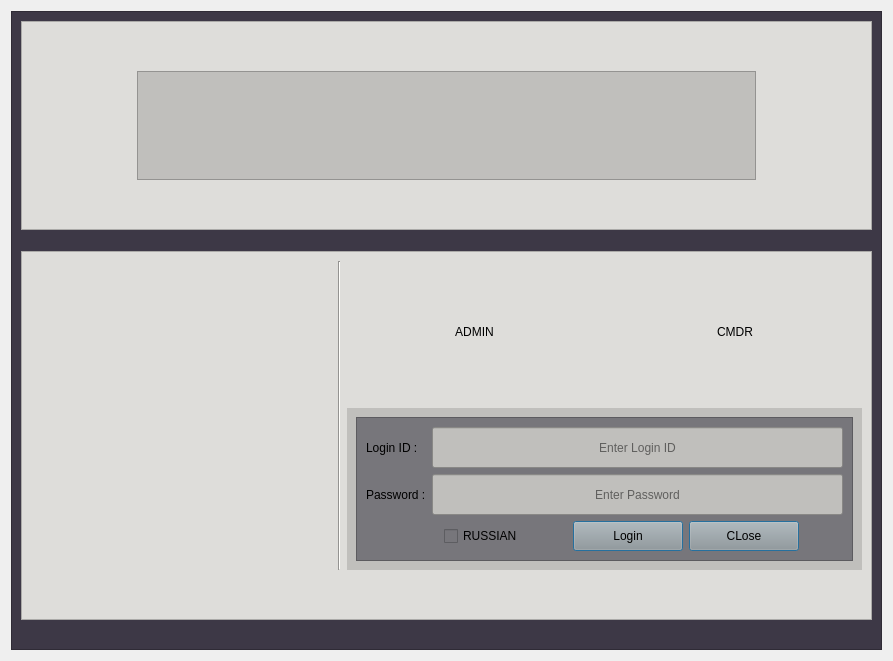
      <widget class="QWidget" name="login">
       <layout class="QGridLayout" name="gridLayout_45">
        <item row="0" column="0">
         <widget class="QFrame" name="LoginFrame">
          <property name="sizePolicy">
           <sizepolicy hsizetype="Minimum" vsizetype="Minimum">
            <horstretch>0</horstretch>
            <verstretch>0</verstretch>
           </sizepolicy>
          </property>
          <property name="minimumSize">
           <size>
            <width>871</width>
            <height>510</height>
           </size>
          </property>
          <property name="maximumSize">
           <size>
            <width>871</width>
            <height>701</height>
           </size>
          </property>
          <property name="styleSheet">
           <string notr="true">background-color: rgb(61, 56, 70);</string>
          </property>
          <property name="frameShape">
           <enum>QFrame::Shape::StyledPanel</enum>
          </property>
          <property name="frameShadow">
           <enum>QFrame::Shadow::Raised</enum>
          </property>
          <layout class="QGridLayout" name="gridLayout_33">
           <item row="1" column="0">
            <layout class="QGridLayout" name="gridLayout_36">
             <item row="3" column="0">
              <widget class="QFrame" name="LoginCredentialsFrame">
               <property name="sizePolicy">
                <sizepolicy hsizetype="MinimumExpanding" vsizetype="MinimumExpanding">
                 <horstretch>0</horstretch>
                 <verstretch>0</verstretch>
                </sizepolicy>
               </property>
               <property name="minimumSize">
                <size>
                 <width>821</width>
                 <height>351</height>
                </size>
               </property>
               <property name="styleSheet">
                <string notr="true">background-color: rgb(222, 221, 218);</string>
               </property>
               <property name="frameShape">
                <enum>QFrame::Shape::StyledPanel</enum>
               </property>
               <property name="frameShadow">
                <enum>QFrame::Shadow::Raised</enum>
               </property>
               <layout class="QGridLayout" name="gridLayout_38">
                <item row="2" column="1">
                 <spacer name="verticalSpacer_10">
                  <property name="orientation">
                   <enum>Qt::Orientation::Vertical</enum>
                  </property>
                  <property name="sizeHint" stdset="0">
                   <size>
                    <width>20</width>
                    <height>40</height>
                   </size>
                  </property>
                 </spacer>
                </item>
                <item row="0" column="1">
                 <layout class="QGridLayout" name="gridLayout_39">
                  <item row="0" column="0">
                   <widget class="QLabel" name="AkashLabel">
                    <property name="sizePolicy">
                     <sizepolicy hsizetype="MinimumExpanding" vsizetype="MinimumExpanding">
                      <horstretch>0</horstretch>
                      <verstretch>0</verstretch>
                     </sizepolicy>
                    </property>
                    <property name="minimumSize">
                     <size>
                      <width>301</width>
                      <height>309</height>
                     </size>
                    </property>
                    <property name="text">
                     <string/>
                    </property>
                    <property name="pixmap">
                     <pixmap resource="images.qrc">:/images/MCFS.png</pixmap>
                    </property>
                    <property name="scaledContents">
                     <bool>true</bool>
                    </property>
                    <property name="margin">
                     <number>20</number>
                    </property>
                   </widget>
                  </item>
                  <item row="0" column="2">
                   <layout class="QGridLayout" name="gridLayout_40">
                    <item row="1" column="0">
                     <widget class="QWidget" name="LoginWidget" native="true">
                      <property name="enabled">
                       <bool>true</bool>
                      </property>
                      <property name="sizePolicy">
                       <sizepolicy hsizetype="MinimumExpanding" vsizetype="MinimumExpanding">
                        <horstretch>0</horstretch>
                        <verstretch>0</verstretch>
                       </sizepolicy>
                      </property>
                      <property name="minimumSize">
                       <size>
                        <width>379</width>
                        <height>162</height>
                       </size>
                      </property>
                      <property name="styleSheet">
                       <string notr="true">background-color: rgb(192, 191, 188);</string>
                      </property>
                      <layout class="QGridLayout" name="gridLayout_41">
                       <item row="0" column="0">
                        <widget class="QFrame" name="CredentialsFrame">
                         <property name="enabled">
                          <bool>true</bool>
                         </property>
                         <property name="sizePolicy">
                          <sizepolicy hsizetype="MinimumExpanding" vsizetype="MinimumExpanding">
                           <horstretch>0</horstretch>
                           <verstretch>0</verstretch>
                          </sizepolicy>
                         </property>
                         <property name="styleSheet">
                          <string notr="true">background-color: rgb(119, 118, 123);</string>
                         </property>
                         <property name="frameShape">
                          <enum>QFrame::Shape::StyledPanel</enum>
                         </property>
                         <property name="frameShadow">
                          <enum>QFrame::Shadow::Raised</enum>
                         </property>
                         <layout class="QGridLayout" name="gridLayout_42">
                          <item row="3" column="0">
                           <spacer name="horizontalSpacer_50">
                            <property name="orientation">
                             <enum>Qt::Orientation::Horizontal</enum>
                            </property>
                            <property name="sizeType">
                             <enum>QSizePolicy::Policy::Fixed</enum>
                            </property>
                            <property name="sizeHint" stdset="0">
                             <size>
                              <width>72</width>
                              <height>20</height>
                             </size>
                            </property>
                           </spacer>
                          </item>
                          <item row="3" column="6">
                           <spacer name="horizontalSpacer_51">
                            <property name="orientation">
                             <enum>Qt::Orientation::Horizontal</enum>
                            </property>
                            <property name="sizeHint" stdset="0">
                             <size>
                              <width>40</width>
                              <height>20</height>
                             </size>
                            </property>
                           </spacer>
                          </item>
                          <item row="3" column="2">
                           <spacer name="horizontalSpacer_52">
                            <property name="orientation">
                             <enum>Qt::Orientation::Horizontal</enum>
                            </property>
                            <property name="sizeHint" stdset="0">
                             <size>
                              <width>40</width>
                              <height>20</height>
                             </size>
                            </property>
                           </spacer>
                          </item>
                          <item row="3" column="3" colspan="2">
                           <widget class="QPushButton" name="LoginpushButton">
                            <property name="minimumSize">
                             <size>
                              <width>110</width>
                              <height>30</height>
                             </size>
                            </property>
                            <property name="autoFillBackground">
                             <bool>false</bool>
                            </property>
                            <property name="styleSheet">
                             <string notr="true">background-color: rgb(154, 153, 150);</string>
                            </property>
                            <property name="text">
                             <string>Login</string>
                            </property>
                            <property name="icon">
                             <iconset resource="images.qrc">
                              <normaloff>:/images/connect_icon.png</normaloff>:/images/connect_icon.png</iconset>
                            </property>
                            <property name="checkable">
                             <bool>false</bool>
                            </property>
                            <property name="autoDefault">
                             <bool>false</bool>
                            </property>
                            <property name="default">
                             <bool>true</bool>
                            </property>
                            <property name="flat">
                             <bool>false</bool>
                            </property>
                           </widget>
                          </item>
                          <item row="3" column="5">
                           <widget class="QPushButton" name="ClosepushButton">
                            <property name="minimumSize">
                             <size>
                              <width>110</width>
                              <height>30</height>
                             </size>
                            </property>
                            <property name="styleSheet">
                             <string notr="true">background-color: rgb(154, 153, 150);</string>
                            </property>
                            <property name="text">
                             <string>CLose</string>
                            </property>
                            <property name="icon">
                             <iconset resource="images.qrc">
                              <normaloff>:/images/fail.png</normaloff>:/images/fail.png</iconset>
                            </property>
                            <property name="default">
                             <bool>true</bool>
                            </property>
                           </widget>
                          </item>
                          <item row="0" column="0" colspan="7">
                           <layout class="QGridLayout" name="gridLayout_43">
                            <item row="1" column="1">
                             <widget class="QLineEdit" name="LoginPWDText">
                              <property name="sizePolicy">
                               <sizepolicy hsizetype="MinimumExpanding" vsizetype="MinimumExpanding">
                                <horstretch>0</horstretch>
                                <verstretch>0</verstretch>
                               </sizepolicy>
                              </property>
                              <property name="minimumSize">
                               <size>
                                <width>250</width>
                                <height>40</height>
                               </size>
                              </property>
                              <property name="focusPolicy">
                               <enum>Qt::FocusPolicy::ClickFocus</enum>
                              </property>
                              <property name="autoFillBackground">
                               <bool>false</bool>
                              </property>
                              <property name="styleSheet">
                               <string notr="true">background-color: rgb(192, 191, 188);</string>
                              </property>
                              <property name="inputMethodHints">
                               <set>Qt::InputMethodHint::ImhHiddenText|Qt::InputMethodHint::ImhLatinOnly|Qt::InputMethodHint::ImhLowercaseOnly|Qt::InputMethodHint::ImhNoAutoUppercase|Qt::InputMethodHint::ImhNoPredictiveText|Qt::InputMethodHint::ImhSensitiveData</set>
                              </property>
                              <property name="inputMask">
                               <string/>
                              </property>
                              <property name="text">
                               <string/>
                              </property>
                              <property name="echoMode">
                               <enum>QLineEdit::EchoMode::Password</enum>
                              </property>
                              <property name="alignment">
                               <set>Qt::AlignmentFlag::AlignCenter</set>
                              </property>
                              <property name="placeholderText">
                               <string>Enter Password</string>
                              </property>
                              <property name="clearButtonEnabled">
                               <bool>true</bool>
                              </property>
                             </widget>
                            </item>
                            <item row="1" column="0">
                             <widget class="QLabel" name="PWDLabel">
                              <property name="sizePolicy">
                               <sizepolicy hsizetype="Preferred" vsizetype="Preferred">
                                <horstretch>0</horstretch>
                                <verstretch>0</verstretch>
                               </sizepolicy>
                              </property>
                              <property name="styleSheet">
                               <string notr="true">background-color: rgb(119, 118, 123);</string>
                              </property>
                              <property name="text">
                               <string>Password :</string>
                              </property>
                             </widget>
                            </item>
                            <item row="0" column="1">
                             <widget class="QLineEdit" name="LoginIDText">
                              <property name="sizePolicy">
                               <sizepolicy hsizetype="MinimumExpanding" vsizetype="MinimumExpanding">
                                <horstretch>0</horstretch>
                                <verstretch>0</verstretch>
                               </sizepolicy>
                              </property>
                              <property name="minimumSize">
                               <size>
                                <width>250</width>
                                <height>40</height>
                               </size>
                              </property>
                              <property name="focusPolicy">
                               <enum>Qt::FocusPolicy::ClickFocus</enum>
                              </property>
                              <property name="styleSheet">
                               <string notr="true">background-color: rgb(192, 191, 188);</string>
                              </property>
                              <property name="inputMethodHints">
                               <set>Qt::InputMethodHint::ImhLatinOnly|Qt::InputMethodHint::ImhLowercaseOnly|Qt::InputMethodHint::ImhNoAutoUppercase|Qt::InputMethodHint::ImhNoPredictiveText|Qt::InputMethodHint::ImhSensitiveData</set>
                              </property>
                              <property name="alignment">
                               <set>Qt::AlignmentFlag::AlignCenter</set>
                              </property>
                              <property name="placeholderText">
                               <string>Enter Login ID</string>
                              </property>
                              <property name="clearButtonEnabled">
                               <bool>true</bool>
                              </property>
                             </widget>
                            </item>
                            <item row="0" column="0">
                             <widget class="QLabel" name="LoginLabel">
                              <property name="sizePolicy">
                               <sizepolicy hsizetype="Preferred" vsizetype="Preferred">
                                <horstretch>0</horstretch>
                                <verstretch>0</verstretch>
                               </sizepolicy>
                              </property>
                              <property name="styleSheet">
                               <string notr="true">background-color: rgb(119, 118, 123);</string>
                              </property>
                              <property name="text">
                               <string>Login ID :</string>
                              </property>
                             </widget>
                            </item>
                           </layout>
                          </item>
                          <item row="3" column="1">
                           <widget class="QCheckBox" name="language">
                            <property name="enabled">
                             <bool>true</bool>
                            </property>
                            <property name="text">
                             <string>RUSSIAN</string>
                            </property>
                           </widget>
                          </item>
                         </layout>
                        </widget>
                       </item>
                      </layout>
                     </widget>
                    </item>
                    <item row="0" column="0">
                     <layout class="QGridLayout" name="gridLayout_44">
                      <item row="0" column="1">
                       <widget class="QPushButton" name="CMDRpushButton">
                        <property name="sizePolicy">
                         <sizepolicy hsizetype="MinimumExpanding" vsizetype="MinimumExpanding">
                          <horstretch>0</horstretch>
                          <verstretch>0</verstretch>
                         </sizepolicy>
                        </property>
                        <property name="minimumSize">
                         <size>
                          <width>185</width>
                          <height>118</height>
                         </size>
                        </property>
                        <property name="cursor">
                         <cursorShape>PointingHandCursor</cursorShape>
                        </property>
                        <property name="toolTip">
                         <string>Click Here for Commander Login</string>
                        </property>
                        <property name="statusTip">
                         <string>Click Here for Commander Login</string>
                        </property>
                        <property name="styleSheet">
                         <string notr="true"/>
                        </property>
                        <property name="text">
                         <string>CMDR</string>
                        </property>
                        <property name="icon">
                         <iconset resource="images.qrc">
                          <normaloff>:/images/commander_icon.png</normaloff>:/images/commander_icon.png</iconset>
                        </property>
                        <property name="iconSize">
                         <size>
                          <width>150</width>
                          <height>90</height>
                         </size>
                        </property>
                        <property name="checkable">
                         <bool>false</bool>
                        </property>
                        <property name="checked">
                         <bool>false</bool>
                        </property>
                        <property name="flat">
                         <bool>true</bool>
                        </property>
                       </widget>
                      </item>
                      <item row="0" column="0">
                       <widget class="QPushButton" name="ADMINpushButton">
                        <property name="sizePolicy">
                         <sizepolicy hsizetype="MinimumExpanding" vsizetype="MinimumExpanding">
                          <horstretch>0</horstretch>
                          <verstretch>0</verstretch>
                         </sizepolicy>
                        </property>
                        <property name="minimumSize">
                         <size>
                          <width>186</width>
                          <height>118</height>
                         </size>
                        </property>
                        <property name="cursor">
                         <cursorShape>PointingHandCursor</cursorShape>
                        </property>
                        <property name="toolTip">
                         <string>Click Here for Admin Login</string>
                        </property>
                        <property name="statusTip">
                         <string>Click Here for Admin Login</string>
                        </property>
                        <property name="text">
                         <string>ADMIN</string>
                        </property>
                        <property name="icon">
                         <iconset resource="images.qrc">
                          <normaloff>:/images/admin_icon.png</normaloff>:/images/admin_icon.png</iconset>
                        </property>
                        <property name="iconSize">
                         <size>
                          <width>150</width>
                          <height>90</height>
                         </size>
                        </property>
                        <property name="checkable">
                         <bool>false</bool>
                        </property>
                        <property name="checked">
                         <bool>false</bool>
                        </property>
                        <property name="flat">
                         <bool>true</bool>
                        </property>
                       </widget>
                      </item>
                     </layout>
                    </item>
                   </layout>
                  </item>
                  <item row="0" column="1">
                   <widget class="Line" name="line">
                    <property name="orientation">
                     <enum>Qt::Orientation::Vertical</enum>
                    </property>
                   </widget>
                  </item>
                 </layout>
                </item>
               </layout>
              </widget>
             </item>
             <item row="2" column="0">
              <spacer name="verticalSpacer_33">
               <property name="orientation">
                <enum>Qt::Orientation::Vertical</enum>
               </property>
               <property name="sizeType">
                <enum>QSizePolicy::Policy::Fixed</enum>
               </property>
               <property name="sizeHint" stdset="0">
                <size>
                 <width>40</width>
                 <height>15</height>
                </size>
               </property>
              </spacer>
             </item>
             <item row="0" column="0">
              <widget class="QFrame" name="HeaderFrame">
               <property name="sizePolicy">
                <sizepolicy hsizetype="MinimumExpanding" vsizetype="MinimumExpanding">
                 <horstretch>0</horstretch>
                 <verstretch>0</verstretch>
                </sizepolicy>
               </property>
               <property name="minimumSize">
                <size>
                 <width>821</width>
                 <height>131</height>
                </size>
               </property>
               <property name="maximumSize">
                <size>
                 <width>10000000</width>
                 <height>10000000</height>
                </size>
               </property>
               <property name="styleSheet">
                <string notr="true">background-color: rgb(222, 221, 218);</string>
               </property>
               <property name="frameShape">
                <enum>QFrame::Shape::StyledPanel</enum>
               </property>
               <property name="frameShadow">
                <enum>QFrame::Shadow::Raised</enum>
               </property>
               <layout class="QVBoxLayout" name="verticalLayout_6">
                <item>
                 <spacer name="verticalSpacer_28">
                  <property name="orientation">
                   <enum>Qt::Orientation::Vertical</enum>
                  </property>
                  <property name="sizeHint" stdset="0">
                   <size>
                    <width>20</width>
                    <height>40</height>
                   </size>
                  </property>
                 </spacer>
                </item>
                <item>
                 <layout class="QHBoxLayout" name="horizontalLayout_25">
                  <item>
                   <widget class="QLabel" name="ECILLabel">
                    <property name="sizePolicy">
                     <sizepolicy hsizetype="MinimumExpanding" vsizetype="MinimumExpanding">
                      <horstretch>0</horstretch>
                      <verstretch>0</verstretch>
                     </sizepolicy>
                    </property>
                    <property name="minimumSize">
                     <size>
                      <width>100</width>
                      <height>90</height>
                     </size>
                    </property>
                    <property name="maximumSize">
                     <size>
                      <width>100</width>
                      <height>100</height>
                     </size>
                    </property>
                    <property name="styleSheet">
                     <string notr="true">background-color: rgb(222, 221, 218);</string>
                    </property>
                    <property name="text">
                     <string/>
                    </property>
                    <property name="pixmap">
                     <pixmap resource="images.qrc">:/images/ecil.png</pixmap>
                    </property>
                    <property name="scaledContents">
                     <bool>true</bool>
                    </property>
                    <property name="margin">
                     <number>0</number>
                    </property>
                   </widget>
                  </item>
                  <item>
                   <widget class="QFrame" name="TitleFrame">
                    <property name="sizePolicy">
                     <sizepolicy hsizetype="Preferred" vsizetype="Fixed">
                      <horstretch>0</horstretch>
                      <verstretch>0</verstretch>
                     </sizepolicy>
                    </property>
                    <property name="minimumSize">
                     <size>
                      <width>363</width>
                      <height>109</height>
                     </size>
                    </property>
                    <property name="styleSheet">
                     <string notr="true">background-color: rgb(192, 191, 188);</string>
                    </property>
                    <property name="frameShape">
                     <enum>QFrame::Shape::StyledPanel</enum>
                    </property>
                    <property name="frameShadow">
                     <enum>QFrame::Shadow::Raised</enum>
                    </property>
                    <layout class="QHBoxLayout" name="horizontalLayout_26">
                     <item>
                      <widget class="QLabel" name="TitleLabel">
                       <property name="minimumSize">
                        <size>
                         <width>0</width>
                         <height>89</height>
                        </size>
                       </property>
                       <property name="font">
                        <font>
                         <pointsize>18</pointsize>
                         <bold>true</bold>
                         <underline>true</underline>
                        </font>
                       </property>
                       <property name="text">
                        <string/>
                       </property>
                       <property name="alignment">
                        <set>Qt::AlignmentFlag::AlignCenter</set>
                       </property>
                      </widget>
                     </item>
                    </layout>
                   </widget>
                  </item>
                  <item>
                   <widget class="QLabel" name="DRDOLabel">
                    <property name="sizePolicy">
                     <sizepolicy hsizetype="MinimumExpanding" vsizetype="MinimumExpanding">
                      <horstretch>0</horstretch>
                      <verstretch>0</verstretch>
                     </sizepolicy>
                    </property>
                    <property name="minimumSize">
                     <size>
                      <width>100</width>
                      <height>90</height>
                     </size>
                    </property>
                    <property name="maximumSize">
                     <size>
                      <width>100</width>
                      <height>100</height>
                     </size>
                    </property>
                    <property name="styleSheet">
                     <string notr="true">background-color: rgb(222, 221, 218);</string>
                    </property>
                    <property name="text">
                     <string/>
                    </property>
                    <property name="pixmap">
                     <pixmap resource="images.qrc">:/images/drdo_icon.png</pixmap>
                    </property>
                    <property name="scaledContents">
                     <bool>true</bool>
                    </property>
                    <property name="margin">
                     <number>0</number>
                    </property>
                   </widget>
                  </item>
                 </layout>
                </item>
                <item>
                 <spacer name="verticalSpacer_31">
                  <property name="orientation">
                   <enum>Qt::Orientation::Vertical</enum>
                  </property>
                  <property name="sizeHint" stdset="0">
                   <size>
                    <width>20</width>
                    <height>40</height>
                   </size>
                  </property>
                 </spacer>
                </item>
               </layout>
              </widget>
             </item>
            </layout>
           </item>
           <item row="2" column="0">
            <widget class="QLabel" name="loadingLabel">
             <property name="sizePolicy">
              <sizepolicy hsizetype="Fixed" vsizetype="Fixed">
               <horstretch>0</horstretch>
               <verstretch>0</verstretch>
              </sizepolicy>
             </property>
             <property name="maximumSize">
              <size>
               <width>50</width>
               <height>50</height>
              </size>
             </property>
             <property name="text">
              <string/>
             </property>
             <property name="pixmap">
              <pixmap resource="images.qrc">:/images/loading.gif</pixmap>
             </property>
             <property name="scaledContents">
              <bool>true</bool>
             </property>
             <property name="wordWrap">
              <bool>false</bool>
             </property>
            </widget>
           </item>
          </layout>
         </widget>
        </item>
       </layout>
      </widget>
